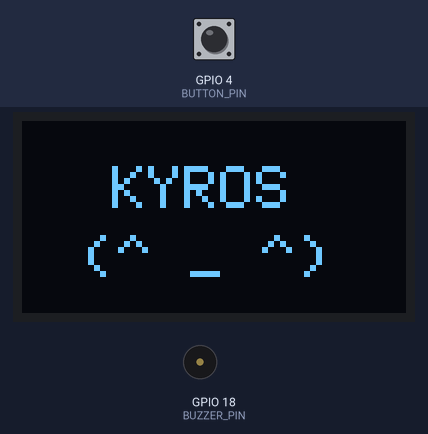
The sketch below on a simulated ESP32. Parts: 128×64 one-colour display, buzzer (waves = sounding). The inputs (shaded band) are chosen by the test bench; at power-on: GPIO 4 (BUTTON_PIN) HIGH.

Above: at 1.2 s.
1.3 s: GPIO 4 (BUTTON_PIN) pulled LOW for 0.15 s
At 1.87 s:
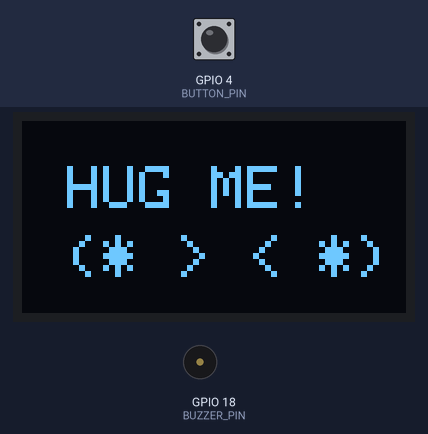
3.6 s: GPIO 4 (BUTTON_PIN) pulled LOW for 3.2 s
At 3.83 s:
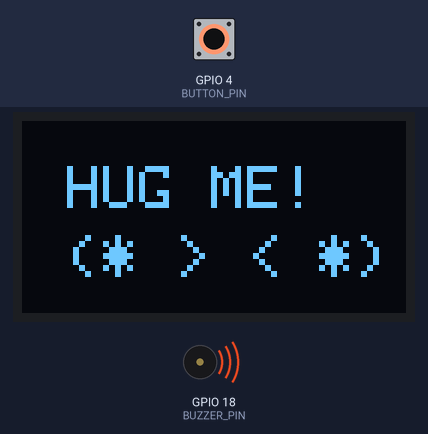
Timing chart, 0 to 8.5 s (numbered marks = the images above; inputs shaded):
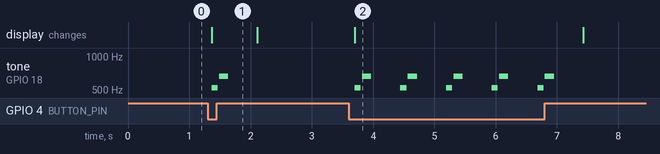

Measured:
- after the input at 1.3 s, tone on GPIO 18 (BUZZER_PIN): silent → 523 Hz after 0.07 s, → silent 0.10 s later, → 659 Hz 0.02 s later, → silent 0.15 s later; the display: first differs from a run without the input after 0.07 s (image 1)
- after the input at 3.6 s, tone on GPIO 18 (BUZZER_PIN): silent → 523 Hz after 0.10 s, then repeats every 0.75 s: silent 0.02 s, 659 Hz 0.15 s, silent 0.48 s, 523 Hz 0.10 s, until it stays silent from 7.0 s; the display: first differs from a run without the input after 0.10 s (image 2)

The sketch:

sketch.ino
```cpp
#include <Wire.h>
#include <Adafruit_GFX.h>
#include <Adafruit_SSD1306.h>

#define SCREEN_WIDTH 128
#define SCREEN_HEIGHT 64

Adafruit_SSD1306 display(SCREEN_WIDTH, SCREEN_HEIGHT, &Wire, -1);

// ESP32 GPIO Pins
const int BUTTON_PIN = 4;
const int BUZZER_PIN = 18;

void setup() {
  pinMode(BUTTON_PIN, INPUT_PULLUP);
  pinMode(BUZZER_PIN, OUTPUT);

  // ESP32 default I2C pins: SDA=21, SCL=22
  Wire.begin(21, 22);

  if(!display.begin(SSD1306_SWITCHCAPVCC, 0x3C)) {
    while(true);
  }

  showHappyFace();
}

void loop() {
  if (digitalRead(BUTTON_PIN) == LOW) {
    showCuddleFace();
    playHappyChime();
    delay(400);
  } else {
    showHappyFace();
  }
  delay(50);
}

void showHappyFace() {
  display.clearDisplay();
  display.setTextSize(2);
  display.setTextColor(SSD1306_WHITE);
  display.setCursor(30, 15);
  display.print("KYROS");
  display.setCursor(20, 38);
  display.print("(^ _ ^)");
  display.display();
}

void showCuddleFace() {
  display.clearDisplay();
  display.setTextSize(2);
  display.setTextColor(SSD1306_WHITE);
  display.setCursor(15, 15);
  display.print("HUG ME!");
  display.setCursor(15, 38);
  display.print("(* > < *)");
  display.display();
}

void playHappyChime() {
  tone(BUZZER_PIN, 523, 100); // Note C5
  delay(120);
  tone(BUZZER_PIN, 659, 150); // Note E5
  delay(150);
  noTone(BUZZER_PIN);
}
```
